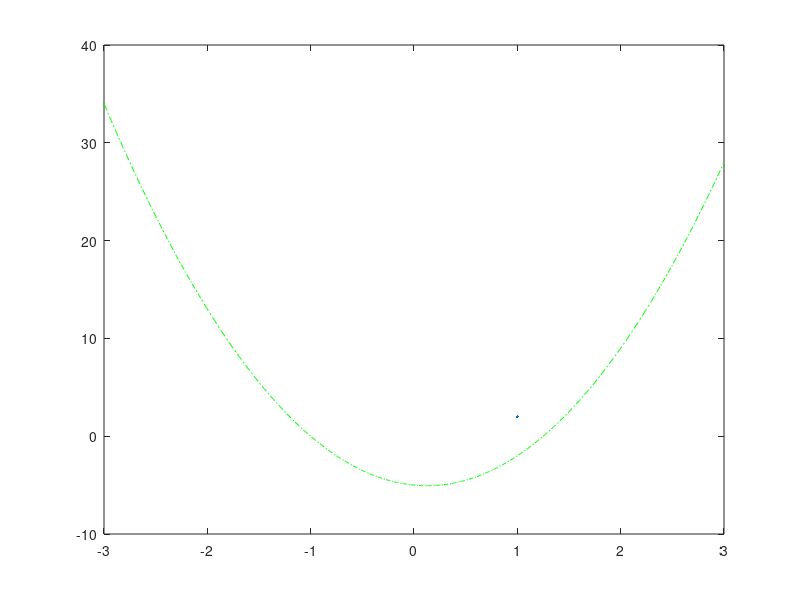

Here is the MATLAB script that generated this plot: (Note: this script raises an error after producing the figure.)
x = -3:0.01:3;
y = 4*x.^2 - x -5;

plot(x,y,'g-.',LineWidth=2)
xline(0,'k')
yline(0,'k')
grid on
xlabel('$x$',Interpreter='latex')
ylabel('$y$',Interpreter='latex')
title('$y = 4x^2 -x -5$',Interpreter='latex')